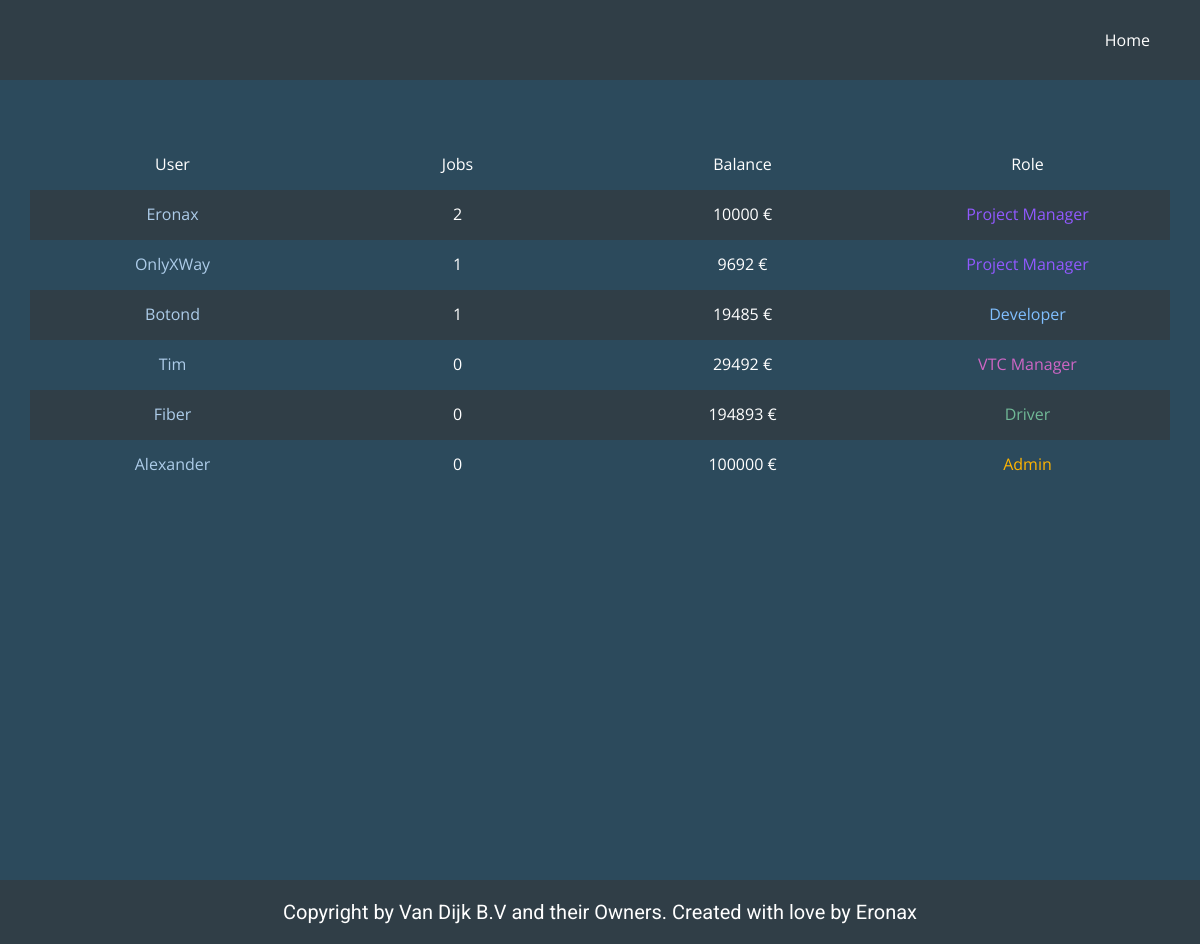
Before: /drivers.php with the older database file.
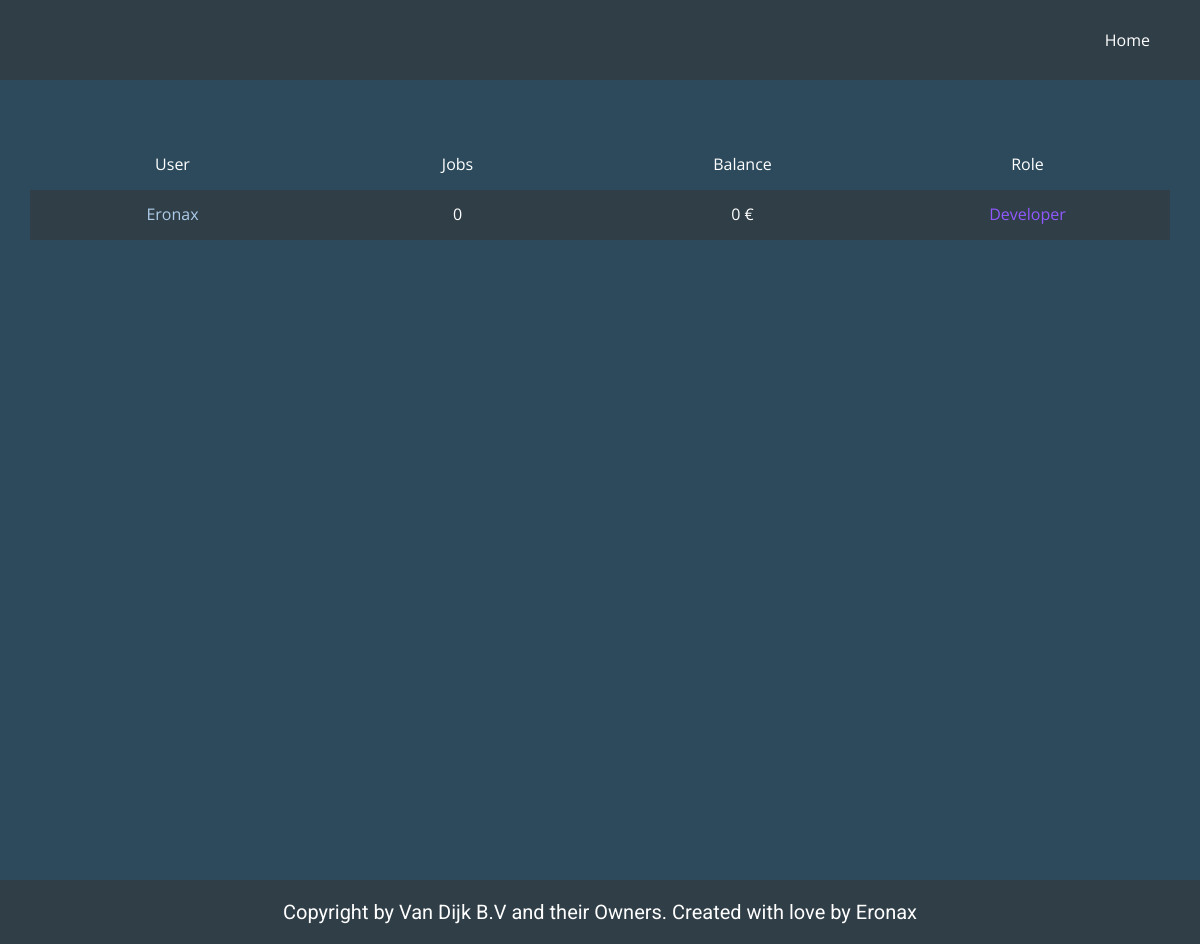
After: the same page with the newer database file.
### tables this page shows
CREATE TABLE IF NOT EXISTS `users` (
  `id` int(11) NOT NULL AUTO_INCREMENT,
  `username` tinytext NOT NULL,
  `password` tinytext NOT NULL,
  `role_id` int(11) NOT NULL DEFAULT 22,
  `status` tinytext NOT NULL DEFAULT 'Not Verified',
  `discord` tinytext NOT NULL,
  `truckersmp` int(50) NOT NULL,
  `user_pb` text NOT NULL DEFAULT 'https://moonvillageassociation.org/wp-content/uploads/2018/06/default-profile-picture1.jpg',
  `information_color` varchar(50) NOT NULL DEFAULT '#fffff',
  `information` text NOT NULL DEFAULT 'There is no information yet.',
  `last_online` timestamp NOT NULL DEFAULT current_timestamp(),
  `role_update` timestamp NOT NULL DEFAULT current_timestamp(),
  `updated_at` timestamp NOT NULL DEFAULT current_timestamp(),
  `created_at` timestamp NOT NULL DEFAULT current_timestamp(),
  PRIMARY KEY (`id`),
  UNIQUE KEY `username` (`username`) USING HASH,
  KEY `FK_users_roles` (`role_id`),
  CONSTRAINT `FK_users_roles` FOREIGN KEY (`role_id`) REFERENCES `roles` (`id`) ON DELETE NO ACTION ON UPDATE NO ACTION
);

CREATE TABLE IF NOT EXISTS `banks` (
  `id` int(11) NOT NULL AUTO_INCREMENT,
  `user_id` int(11) NOT NULL,
  `username` varchar(50) NOT NULL,
  `balance` int(11) NOT NULL DEFAULT 0,
  `updated_at` timestamp NOT NULL DEFAULT current_timestamp() ON UPDATE current_timestamp(),
  `created_at` timestamp NOT NULL DEFAULT current_timestamp(),
  PRIMARY KEY (`id`)
);

CREATE TABLE IF NOT EXISTS `roles` (
  `id` int(11) NOT NULL AUTO_INCREMENT,
  `perms` int(11) NOT NULL,
  `name` varchar(50) NOT NULL,
  `color` varchar(50) NOT NULL,
  `updated_at` timestamp NOT NULL DEFAULT current_timestamp() ON UPDATE current_timestamp(),
  `created_at` timestamp NOT NULL DEFAULT current_timestamp(),
  PRIMARY KEY (`id`)
);

### public/drivers.php (called while the page is built, shortened)
<?php
include '../app/classes/information.php';
include '../app/database.php';
include '../app/config.php';
$all_users = get_all_users($con);
require '../views/drivers.view.php';

### app/database.php (called while the page is built, shortened)
<?php
function get_all_users($con)
{
    $query = "SELECT users.id, users.username, count(jobs.id) AS jobs, banks.balance AS balance, roles.name as role, roles.color as rolecolor
    FROM users
    LEFT JOIN jobs ON users.username = jobs.username
    JOIN banks ON users.id=banks.id
    JOIN roles ON users.role_id=roles.id
    GROUP BY users.id,users.username
    ORDER BY roles.id";
    $all_users = $con->query($query);
    return $all_users;
}

### views/drivers.view.php (the view, shortened to what this page needs)
<!DOCTYPE html>
<html style="font-size: 16px;">
<head>
  <link rel="stylesheet" href="../views/css/nicepage_users.css" media="screen">
  <link rel="stylesheet" href="../views/css/users.css" media="screen">
</head>
<body class="u-body">
  <?php include($header); ?>
  <section class="u-align-center u-clearfix u-custom-color-2 u-section-1" id="sec-d44b">
    <div class="u-clearfix u-sheet u-sheet-1">
      <div class="u-expanded-width u-table u-table-responsive u-table-1">
        <table class="u-table-entity u-table-entity-1">
          <colgroup>
            <col width="25%">
            <col width="25%">
            <col width="25%">
            <col width="25%">
          </colgroup>
          <tbody class="u-align-center u-table-alt-custom-color-1 u-table-body">
            <tr style="height: 50px;">
              <td class="u-table-cell">User</td>
              <td class="u-table-cell">Jobs</td>
              <td class="u-table-cell">Balance</td>
              <td class="u-table-cell">Role</td>
            </tr>
            <?php while ($user = $all_users->fetch_assoc()) : ?>
              <tr style="height: 50px;">
                <td class="u-table-cell"><a href="../public/profile.php?id=<?php echo $user['id'] ?>"><?php echo $user["username"] ?></a></td>
                <td class="u-table-cell"><?php echo $user["jobs"] ?></td>
                <td class="u-table-cell"><?php echo $user["balance"] ?> €</td>
                <td class="u-table-cell"><span style="color: <?php echo $user["rolecolor"] ?>;"><?php echo $user["role"] ?></span></td>
              </tr>
            <?php endwhile; ?>
          </tbody>
        </table>
      </div>
    </div>
  </section>
  <?php include($footer); ?>
</body>
</html>

### views/layout/header.php (shortened to what this page needs)
<?php
include_once '../app/config.php';
include_once '../app/database.php';
?>
<header class="u-clearfix u-custom-color-1 u-header u-header" id="sec-7588">
    <div class="u-clearfix u-sheet u-sheet-1">
        <nav class="u-menu u-menu-dropdown u-offcanvas u-menu-1" data-responsive-from="XS">
            <?php if (!isset($_SESSION['loggedin'])) { ?>
                <div class="u-custom-menu u-nav-container">
                    <ul class="u-custom-font u-nav u-text-font u-unstyled u-nav-1">
                        <li class="u-nav-item"><a class="u-button-style u-nav-link u-text-active-white u-text-hover-palette-1-base" href="../public/index.php" style="padding: 10px 20px;">Home</a>
                        </li>
                    </ul>
                </div>
            <?php } ?>
        </nav>
    </div>
</header>

### app/classes/information.php (shortened to what this page needs)
<?php
$footertitle = 'Copyright by Van Dijk B.V and their Owners. Created with love by <a href="../public/profile.php?id=1">Eronax</a>';

### views/layout/footer.php (shortened to what this page needs)
<?php
include '../app/classes/information.php';
?>
<footer class="u-align-center u-clearfix u-custom-color-1 u-footer u-footer" id="sec-d4d2">
    <div class="u-align-left u-clearfix u-sheet u-sheet-1">
        <h5 class="u-align-center u-text u-text-1"><?php echo $footertitle ?></h5>
    </div>
</footer>

### views/css/users.css (style rules this page uses)
.u-section-1 { background-image: none; }
.u-section-1 .u-sheet-1 { min-height: 100vh; }
.u-section-1 .u-table-1 { margin-top: 60px; margin-bottom: 60px; width: 1140px; }
.u-section-1 .u-table-entity-1 { min-height: 100px; }

Changed rows visible on the page:
removed users: username "OnlyXWay", jobs "1", banks.balance "9692", role.name "Project Manager"
removed users: username "Botond", jobs "1", banks.balance "19485", role.name "Developer"
removed users: username "Tim", jobs "0", banks.balance "29492", role.name "VTC Manager"
removed users: username "Fiber", jobs "0", banks.balance "194893", role.name "Driver"
removed users: username "Alexander", jobs "0", banks.balance "100000", role.name "Admin"
changed users "Eronax": jobs "2" → "0"; banks.balance "10000" → "0"; role.name "Project Manager" → "Developer"
